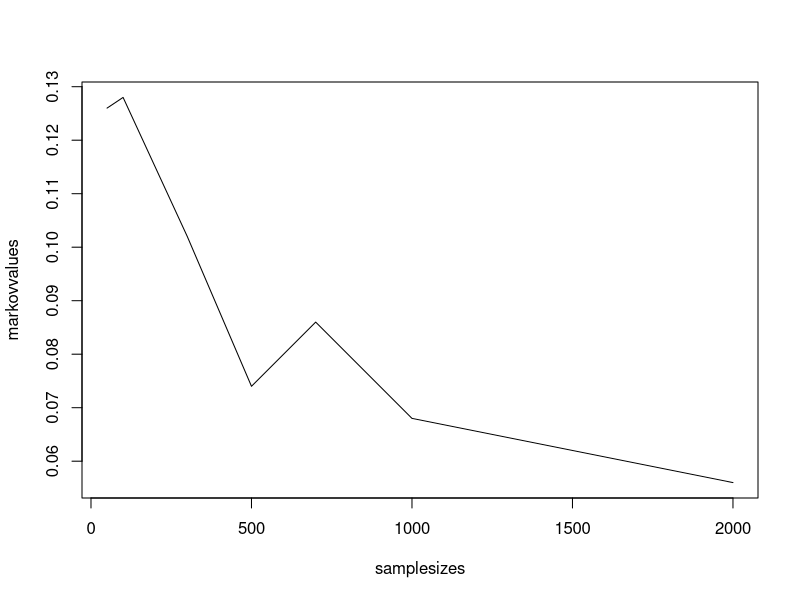
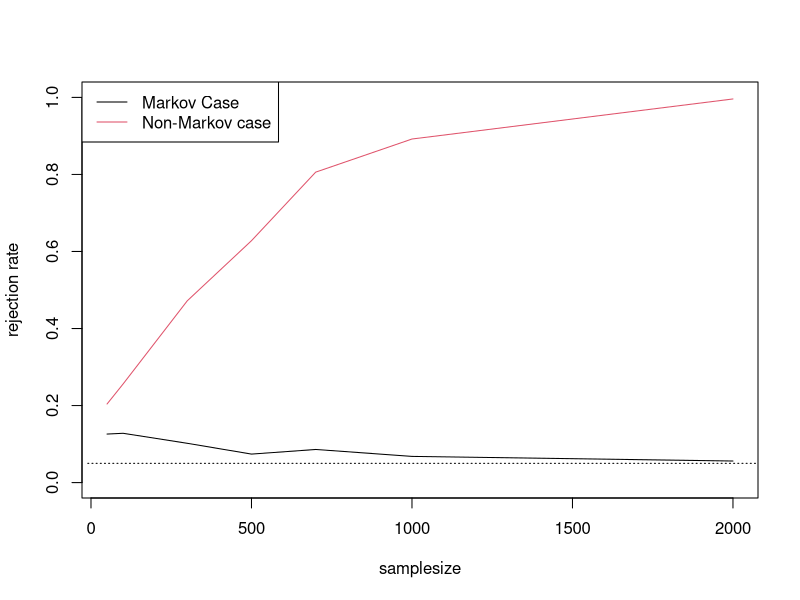

Generate these figures, in order, with R:
samplesizes <- c(50,100,300,500,700,1000,2000)
markovvalues <- c(0.126,0.128,0.102,0.074,0.086,0.068,0.056)
nonmarkovvalues <- c(0.204,0.256,0.472,0.628,0.806,0.892,0.996)

plot(samplesizes,markovvalues,type = 'l')
plot(samplesizes,markovvalues, type="l", ylim=c(0,1), xlab="samplesize", ylab="rejection rate")
lines(samplesizes,nonmarkovvalues, type="l", col=2)
lines(c(-10,2500),c(0.05,0.05), lty = 'dotted')
legend("topleft", legend=c("Markov Case", "Non-Markov case"), col=1:2, lty=1)